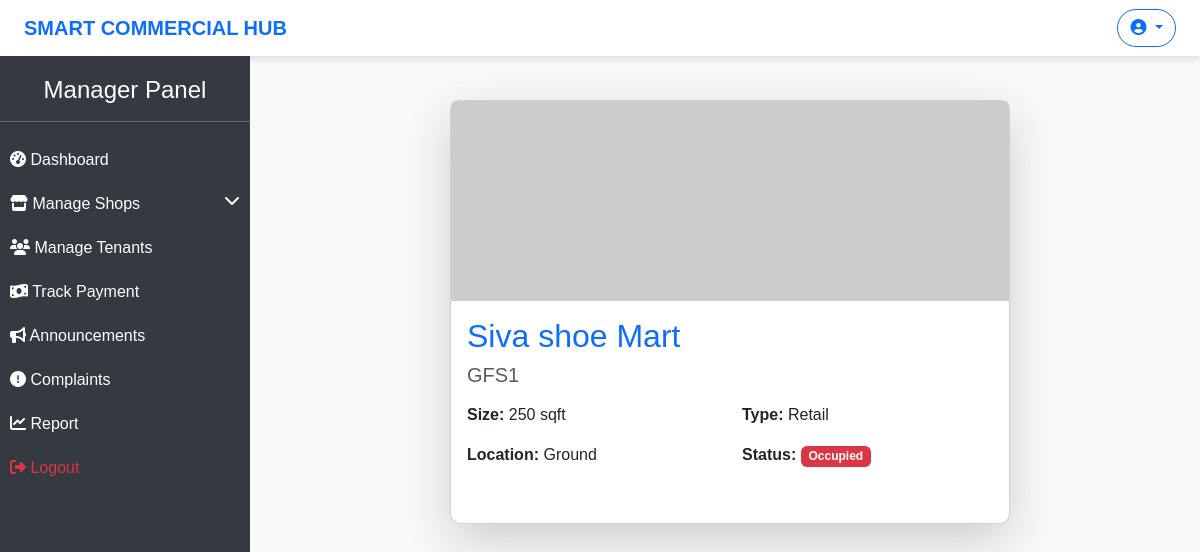
Screenshot of /shop-details/6/ with the database file from the repository.
### hub/models.py (models this page shows, shortened)
class Shop(models.Model):
    STATUS_CHOICES = [
        ('occupied','Occupied'),
        ('vacant','Vacant'),
    ]
    SHOP_TYPES = [
        ('retail', 'Retail'),
        ('restaurant', 'Restaurant'),
        ('service', 'Service'),
        ('entertainment', 'Entertainment'),
        ('other', 'Other'),
    ]
    id = models.AutoField(primary_key=True)
    name = models.CharField(max_length=115)
    shop_no = models.CharField(max_length=10,unique=True)
    size = models.IntegerField(null=True,blank=True)
    location = models.CharField(max_length=115)
    shop_type = models.CharField(max_length=50,choices=SHOP_TYPES)
    status = models.CharField(max_length=15,choices=STATUS_CHOICES,default='vacant')
    image = models.ImageField(upload_to='shop_images/', null=True, blank=True)
    created_at = models.DateTimeField(auto_now_add=True)
    updated_at = models.DateTimeField(auto_now_add=True)

### hub/views.py (the view)
# urls.py: path('details/<int:shop_id>/', shop_details, name="shop_details"),
def shop_details(request, shop_id):
    shop = get_object_or_404(Shop, id=shop_id)
    return render(request, 'manager/shop_details.html', {'shop': shop})

### templates/manager/shop_details.html (shortened to what this page needs)
{% extends "manager/base.html" %}
{% block content %}
<div class="container mt-4">
    <div class="row justify-content-center">
        <div class="col-md-8">
            <div class="card shadow-lg">
                {% if shop.image %}
                    <img src="{{ shop.image.url }}" class="card-img-top" alt="Shop Image" style="height: 300px; object-fit: cover;">
                {% else %}
                    <img src="https://via.placeholder.com/800x300" class="card-img-top" alt="No Image">
                {% endif %}
                <div class="card-body">
                    <h2 class="card-title text-primary">{{ shop.name }}</h2>
                    <h5 class="text-muted">{{ shop.shop_no }}</h5>
                    <div class="row mt-3">
                        <div class="col-md-6">
                            <p><strong>Size:</strong> {{ shop.size }} sqft</p>
                            <p><strong>Location:</strong> {{ shop.location }}</p>
                        </div>
                        <div class="col-md-6">
                            <p><strong>Type:</strong> {{ shop.get_shop_type_display }}</p>
                            <p>
                                <strong>Status:</strong>
                                <span class="badge {% if shop.status == 'occupied' %}bg-danger{% else %}bg-success{% endif %}">
                                    {{ shop.get_status_display }}
                                </span>
                            </p>
                        </div>
                    </div>
                </div>
            </div>
        </div>
    </div>
</div>
{% endblock %}

### templates/manager/base.html (style rules this page uses)
body { font-family: 'Arial', sans-serif; background-color: #f8f9fa; }
.card { border-radius: 10px; transition: transform 0.3s ease-in-out; }
.card-img-top { height: 200px; object-fit: cover; }

### rows the page displays
Shop: name "Siva shoe Mart", shop_no "GFS1", size "250", location "Ground", shop_type "Retail", status "Occupied"
